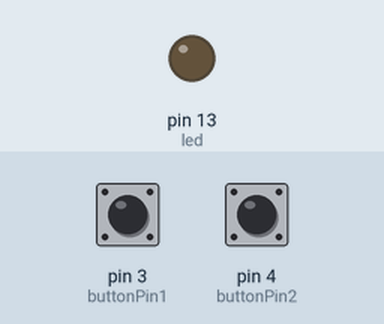
This sketch was run on a simulated Arduino Uno, built with avr-gcc and run on an emulated ATmega328P. Shown: output pins drawn as LEDs (lit = HIGH). The inputs (shaded band) are chosen by the test bench; at power-on: pin 3 (buttonPin1) LOW, pin 4 (buttonPin2) LOW. What the sketch prints to the serial monitor is not drawn.

Above: at 1.2 s.
1.3 s: pin 3 (buttonPin1) pulled HIGH for 0.15 s
At 1.7 s:
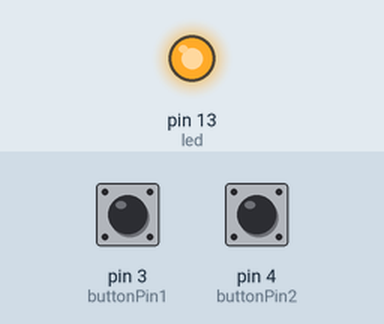
2.9 s: pin 4 (buttonPin2) pulled HIGH for 0.15 s
At 4.1 s:
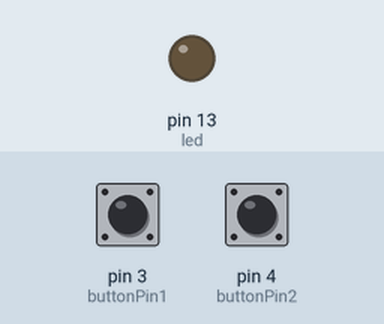
4.5 s: pin 3 (buttonPin1) pulled HIGH for 1 s
At 5.3 s:
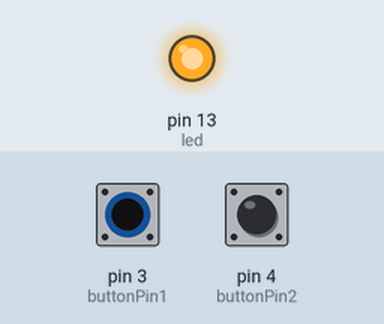
Timing chart, 0 to 7.5 s (numbered marks = the images above; inputs shaded):
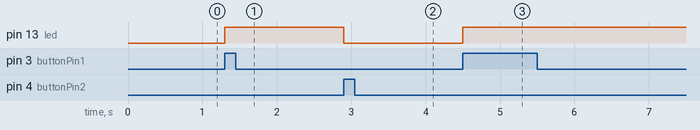

Measured:
- after the input at 1.3 s, pin 13 (led): LOW → HIGH at once
- after the input at 2.9 s, pin 13 (led): HIGH → LOW at once
- after the input at 4.5 s, pin 13 (led): LOW → HIGH at once

The sketch:

Arduino_Code.ino
```cpp
#include <SoftwareSerial.h>

int bluetoothTx = 7;  // TX-O pin of bluetooth mate
int bluetoothRx = 6;  // RX-I pin of bluetooth mate

int led = 13; // pin no of led connected to

int buttonPin1 = 3; // pin no of pushbutton1(ON) connected to
int buttonPin2 = 4; // pin no of pushbutton1(OFF) connected to
int button1State = 0;
int button2State = 0;

int dataFromBt; // variable to read data sent from bluetooth

SoftwareSerial bluetooth(bluetoothTx, bluetoothRx); // Software Serial Object for bluetooth communication

void setup()
{
  Serial.begin(9600); // to begin Arduino
  bluetooth.begin(9600); // to begin Bluetooth
  pinMode(led, OUTPUT); // led set as output
  pinMode(buttonPin1, INPUT); // push buttons set as input
  pinMode(buttonPin2, INPUT);
}

void loop()
{

  if (bluetooth.available() > 0) // if bluetooth is sending any data
  {
    dataFromBt = bluetooth.read(); // read the data bluetooth is sending

    if (dataFromBt == '1') { // if sent data is 1 then turn on led
      digitalWrite(led, HIGH);
    }
    if (dataFromBt == '0') { // else turn off led
      digitalWrite(led, LOW);
    }

  }

  button1State = digitalRead(buttonPin1); // read data from push buttons
  button2State = digitalRead(buttonPin2);

  if (button1State == 1) { // if pushbutton1(on) is pressed turn on the led and send 1 to bluetooth
    digitalWrite(led, HIGH);
    Serial.print("1"); // prints one in serial monitor
    bluetooth.print("1"); // sends one to bluetooth
    delay(250);

    }
  if (button2State == 1) {
    digitalWrite(led, LOW);
    Serial.print("0");
    bluetooth.print("0");
    delay(250);
    }

}
```
